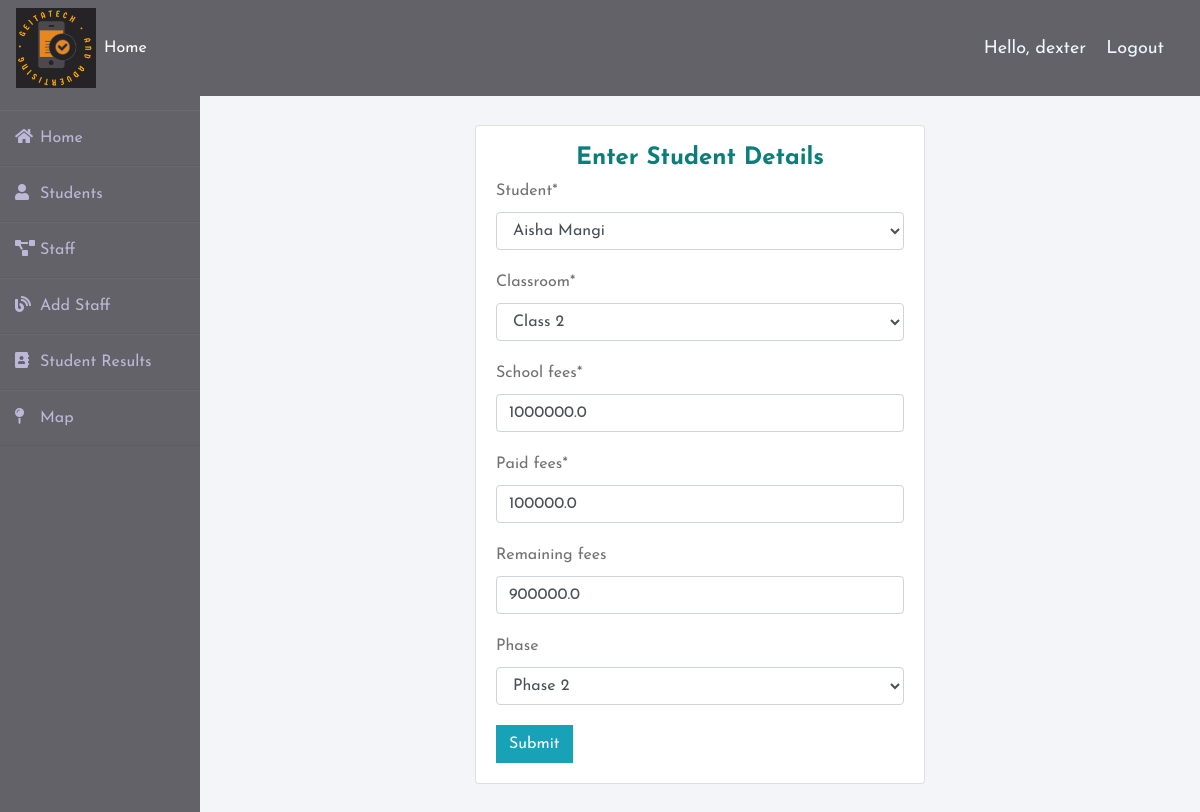
The page /update_fee/12/ (signed in) on the database its author committed.
### website/models.py (models this page shows, shortened)
class Fee(models.Model):
    student = models.ForeignKey(Student, on_delete=models.CASCADE, null=True,)
    classroom = models.ForeignKey(Classroom, on_delete=models.CASCADE, null=True)
    school_fees = models.FloatField(default=1000000)
    paid_fees = models.FloatField(null=False)
    remaining_fees = models.FloatField(blank=True)
    completed = models.BooleanField(null=False, default=False)
    publish_date = models.DateTimeField(auto_now_add=True)
    phase = models.ForeignKey(Phase, on_delete=models.CASCADE, null=True, blank=True)

### website/decorators.py (the view)
        def wrapper_func(request, *args, **kwargs):
            group = None
            if request.user.groups.exists():
                group = request.user.groups.all()[0].name
            if group in allowed_roles:
                return view_func(request, *args, **kwargs)
            else:
                return HttpResponse('You are not authorized to view this page')

### website/forms.py
class FeeForm(forms.ModelForm):
    class Meta:
        model = Fee
        exclude=['completed']

### website/models.py (called while the page is built)
    def __str__(self):
        return str(self.name)

    def __str__(self):
        return str(self.name)

    def __str__(self):
        return str(self.name)

### website/views.py (called while the page is built)
@login_required(login_url='login')
@allowed_users(allowed_roles=['admin'])
def UpdateFee(request, pk):
	fee = Fee.objects.get(id=pk)
	form = FeeForm(instance=fee)
	if request.method == 'POST':
		form = FeeForm(request.POST, instance=fee)
		if form.is_valid():
			form.save()
			return redirect('/')
	context = {'form':form}
	return render(request, 'website/fee_form.html', context)

### website/templates/website/fee_form.html (shortened to what this page needs)
{% extends "website/main.html" %}
{% load crispy_forms_tags %}
{% block content %}
<br>
<div class="d-flex justify-content-center">
          <div class="col-md-6">
              <div class="card card-body">
                <form method="POST" enctype="multipart/form-data">
                    <fieldset>
                        <legend style="text-align: center; color: rgb(10, 126, 120); font-weight: bold;">Enter Student Details</legend>
                        {{form|crispy}}
                    </fieldset>
                    <input class="btn btn-md btn-info" type="submit" name="submit">
                    </form>
              </div>
          </div>
      </div>
{% endblock %}

### website/templates/website/main.html (shortened to what this page needs)
{% load static %}
<!DOCTYPE html>
<html lang="en">
<head>
    <link rel="stylesheet" href="https://stackpath.bootstrapcdn.com/bootstrap/4.5.2/css/bootstrap.min.css">
    <link rel="stylesheet" href="{% static 'website/main.css' %}">
    <link rel="stylesheet" href="{% static 'website/main.js' %}">
    <link rel="stylesheet" href="https://use.fontawesome.com/releases/v5.8.1/css/all.css">
</head>
<body>
<div class="wrapper">
    <div class="sidebar">
        <div class="toggle-btn" onclick="toggleSidebar()">
        <ul>
            <li><a href="{% url 'home' %}"><i class="fas fa-home"></i>Home</a></li>
            <li><a href="{% url 'students' %}"><i class="fas fa-user"></i>Students</a></li>
            <li><a href="{% url 'teachers' %}"><i class="fas fa-project-diagram"></i>Staff</a></li>
            <li><a href="{% url 'staff' %}"><i class="fas fa-blog"></i>Add Staff</a></li>
            <li><a href="#"><i class="fas fa-address-book"></i>Student Results</a></li>
            <li><a href="#"><i class="fas fa-map-pin"></i>Map</a></li>
        </ul>
    </div>
    </div>
    <div class="main_content">
        {% load static %}
<nav class="navbar navbar-expand-lg fixed-top">
    <div class="logo">
        <a href="{% url 'home' %}">
          <img class="circular" src="/media/profile_pics/mylogo.gif" width="80" height="80">
        </a>
      </div>
    <div class="collapse navbar-collapse" id="navbarNav">
      <ul class="navbar-nav">
        {% if request.user.is_staff %}
        <li class="nav-item active">
          <a class="nav-link text-white" href="#">Home</a>
        </li>
        <br>
        {% else %}
        <li id="nav-item">
          <a id="nav-link text-white" href="{% url 'account' %}">Settings</a>
        </li>
        {% endif %}
      </ul>
    </div>
    <span class='hello-msg'>Hello, {{request.user}}</span>
    <span><a class="hello-msg" href="{% url 'logout' %}"">Logout</a></span>
  </nav>
        <div class="info">
          {% block content %}{% endblock %}
      </div>
    </div>
</div>
</body>
</html>

### website/static/website/main.css (style rules this page uses)
* { margin: 0; padding: 0; box-sizing: border-box; list-style: none; text-decoration: none; font-family: 'Josefin Sans', sans-serif; }
body { background-color: #f3f5f9; margin-top: 5rem; }
.wrapper { display: flex; position: relative; }
.wrapper .sidebar { width: 200px; height: 100%; background: #636268; padding: 30px 0px; position: fixed; }
.wrapper .sidebar ul li { padding: 15px; border-bottom: 1px solid #bdb8d7; border-bottom: 1px solid rgba(0,0,0,0.05); border-top: 1px solid rgba(255,255,255,0.05); }
.wrapper .sidebar ul li a { color: #bdb8d7; display: block; }
.wrapper .sidebar ul li a .fas { width: 25px; }
.wrapper .main_content { width: 100%; margin-left: 200px; }
.wrapper .main_content .info { margin: 20px; color: #717171; line-height: 25px; }
.wrapper .main_content .info div { margin-bottom: 20px; }
.navbar { background-color: #636268; color: white; }
.btn { border-radius: 0; }

### website/templates/website/main.html (style rules this page uses)
.hello-msg { color: aliceblue; font-size: 18px; margin-right: 20px; }

### rows shown on the page
Fee: student "Aisha Mangi", classroom "Class 2", school_fees "1000000.0", paid_fees "100000.0", remaining_fees "900000.0", phase "Phase 2"

### other values the page prints
{{ request.user }} "dexter"
